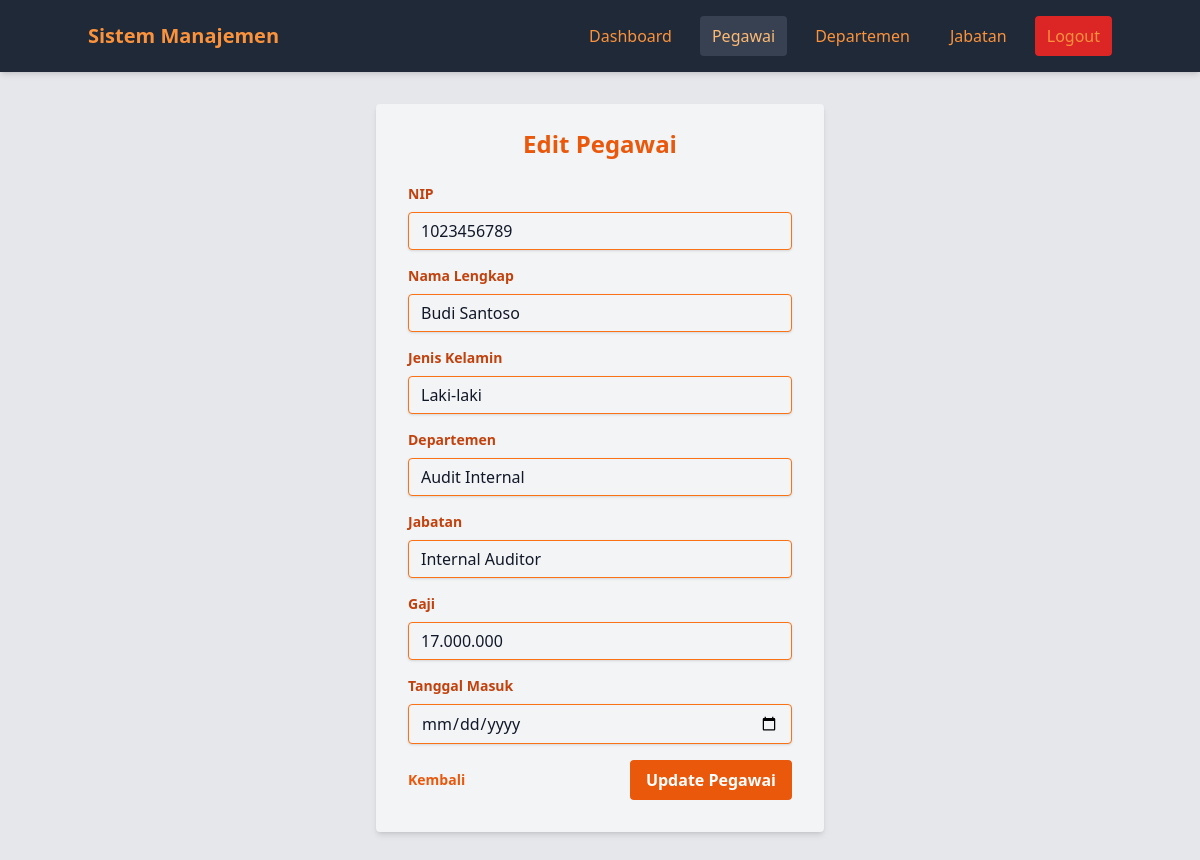
/pages/pegawai/edit.php?id=4 (signed in), run on the app's committed database.
### tables this page shows
CREATE TABLE `pegawai` (
  `id` int(11) NOT NULL,
  `nip` varchar(50) NOT NULL,
  `nama` varchar(100) NOT NULL,
  `id_departemen` int(11) DEFAULT NULL,
  `id_jabatan` int(11) DEFAULT NULL,
  `gaji` decimal(10,2) DEFAULT NULL,
  `jenis_kelamin` enum('Laki-laki','Perempuan') DEFAULT NULL,
  `tanggal_masuk` date DEFAULT NULL
);

CREATE TABLE `departemen` (
  `id` int(11) NOT NULL,
  `nama_departemen` varchar(100) NOT NULL,
  `deskripsi` text DEFAULT NULL
);

CREATE TABLE `jabatan` (
  `id` int(11) NOT NULL,
  `nama_jabatan` varchar(100) NOT NULL,
  `id_departemen` int(11) DEFAULT NULL,
  `gaji` decimal(10,2) DEFAULT NULL
);

### pages/pegawai/edit.php (the view, shortened to what this page needs)
<?php
include '../../tampilan/navbar.php';
require_once '../../config/config.php';
$id = mysqli_real_escape_string($koneksi, $_GET['id']);
$query = "SELECT * FROM pegawai WHERE id = '$id'";
$result = mysqli_query($koneksi, $query);
$pegawai = mysqli_fetch_assoc($result);
$query_departemen = "SELECT * FROM departemen";
$result_departemen = mysqli_query($koneksi, $query_departemen);
$query_jabatan = "SELECT * FROM jabatan";
$result_jabatan = mysqli_query($koneksi, $query_jabatan);
?>
<div class="container mx-auto px-4 py-8">
    <div class="max-w-md mx-auto bg-gray-100 shadow-md rounded px-8 pt-6 pb-8 mb-4">
        <h2 class="text-2xl font-bold mb-6 text-center text-orange-600">Edit Pegawai</h2>
        <form action="../../proses/pegawai/edit.php" method="POST" class="space-y-4">
            <div>
            <label for="nip" class="block text-orange-700 text-sm font-bold mb-2">
                    NIP
                </label>
                <input
                    type="text"
                    id="nip"
                    name="nip"
                    required
                    value="<?php echo htmlspecialchars($pegawai['nip']); ?>"
                    class="shadow appearance-none border border-orange-500 bg-gray-100 text-gray-900 rounded w-full py-2 px-3 leading-tight focus:outline-none focus:ring-2 focus:ring-orange-400"
                    placeholder="Nomor Induk Pegawai"
                >
            </div>
            <div>
            <label for="nama" class="block text-orange-700 text-sm font-bold mb-2">
                    Nama Lengkap
                </label>
                <input
                    type="text"
                    id="nama"
                    name="nama"
                    required
                    value="<?php echo htmlspecialchars($pegawai['nama']); ?>"
                    class="shadow appearance-none border border-orange-500 bg-gray-100 text-gray-900 rounded w-full py-2 px-3 leading-tight focus:outline-none focus:ring-2 focus:ring-orange-400"
                    placeholder="Nama Lengkap Pegawai"
                >
            </div>
            <div>
                <label for="jenis_kelamin" class="block text-orange-700 text-sm font-bold mb-2">
                    Jenis Kelamin
                </label>
                <select
                    id="jenis_kelamin"
                    name="jenis_kelamin"
                    required
                    class="shadow appearance-none border border-orange-500 bg-gray-100 text-gray-900 rounded w-full py-2 px-3 leading-tight focus:outline-none focus:ring-2 focus:ring-orange-400"
                >
                    <option value="Laki-laki" <?php echo $pegawai['jenis_kelamin'] == 'Laki-laki' ? 'selected' : ''; ?>>Laki-laki</option>
                </select>
            </div>
            <div>
                <label for="id_departemen" class="block text-orange-700 text-sm font-bold mb-2">
                    Departemen
                </label>
                <select
                    id="id_departemen"
                    name="id_departemen"
                    required
                    class="shadow appearance-none border border-orange-500 bg-gray-100 text-gray-900 rounded w-full py-2 px-3 leading-tight focus:outline-none focus:ring-2 focus:ring-orange-400"
                >
                    <?php while($departemen = mysqli_fetch_assoc($result_departemen)): ?>
                        <option
                            value="<?php echo $departemen['id']; ?>"
                            <?php echo ($departemen['id'] == $pegawai['id_departemen']) ? 'selected' : ''; ?>
                        >
                            <?php echo htmlspecialchars($departemen['nama_departemen']); ?>
                        </option>
                    <?php endwhile; ?>
                </select>
            </div>
            <div>
                <label for="id_jabatan" class="block text-orange-700 text-sm font-bold mb-2">
                    Jabatan
                </label>
                <select
                    id="id_jabatan"
                    name="id_jabatan"
                    required
                    class="shadow appearance-none border border-orange-500 bg-gray-100 text-gray-900 rounded w-full py-2 px-3 leading-tight focus:outline-none focus:ring-2 focus:ring-orange-400"
                >
                    <?php
                    mysqli_data_seek($result_jabatan, 0);
                    while($jabatan = mysqli_fetch_assoc($result_jabatan)):
                    ?>
                        <option
                            value="<?php echo $jabatan['id']; ?>"
                            <?php echo ($jabatan['id'] == $pegawai['id_jabatan']) ? 'selected' : ''; ?>
                        >
                            <?php echo htmlspecialchars($jabatan['nama_jabatan']); ?>
                        </option>
                    <?php endwhile; ?>
                </select>
            </div>
            <div>
                <label for="gaji" class="block text-orange-700 text-sm font-bold mb-2">
                    Gaji
                </label>
                <input
                    type="text"
                    id="gaji"
                    name="gaji"
                    required
                    value="<?php echo number_format($pegawai['gaji'], 0, ',', '.'); ?>"
                    class="shadow appearance-none border border-orange-500 bg-gray-100 text-gray-900 rounded w-full py-2 px-3 leading-tight focus:outline-none focus:ring-2 focus:ring-orange-400"
                    placeholder="Contoh: 5.000.000"
                    onkeyup="formatRupiah(this)"
                >
            </div>
            <div>
                <label for="tanggal_masuk" class="block text-orange-700 text-sm font-bold mb-2">
                    Tanggal Masuk
                </label>
                <input
                    type="date"
                    id="tanggal_masuk"
                    name="tanggal_masuk"
                    required
                    class="shadow appearance-none border border-orange-500 bg-gray-100 text-gray-900 rounded w-full py-2 px-3 leading-tight focus:outline-none focus:ring-2 focus:ring-orange-400"
                >
            </div>
            <div class="flex items-center justify-between">
                <a
                    href="index.php"
                    class="inline-block align-baseline font-bold text-sm text-orange-600 hover:text-orange-800"
                >
                    Kembali
                </a>
                <button
                    type="submit"
                    class="bg-orange-600 hover:bg-orange-700 text-white font-bold py-2 px-4 rounded focus:outline-none focus:shadow-outline"
                >
                    Update Pegawai
                </button>
            </div>
        </form>
    </div>
</div>
</body>
</html>

### data on the page
pegawai: nip "1023456789", nama "Budi Santoso", jenis_kelamin "Laki-laki", id_departemen "Audit Internal", id_jabatan "Internal Auditor", gaji "17.000.000"
